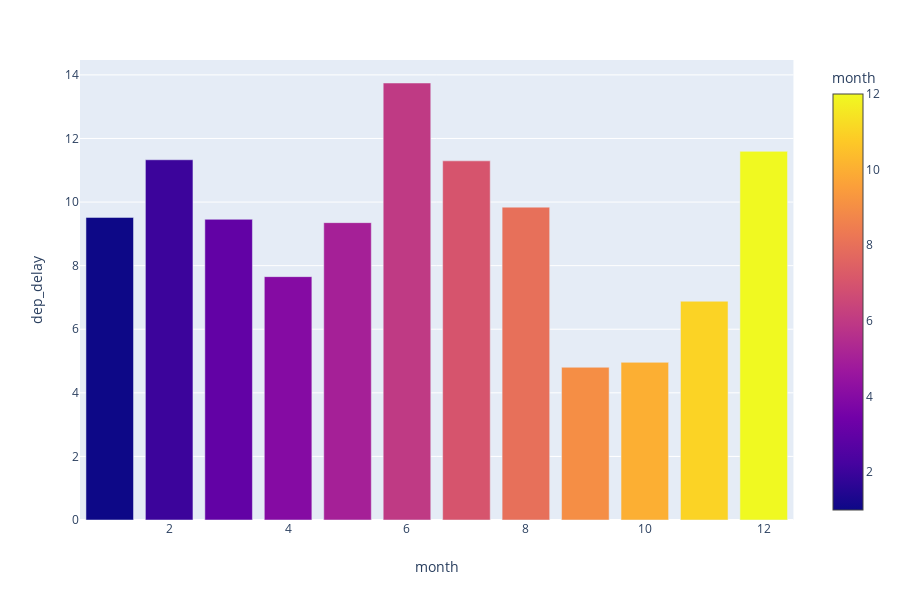

The notebook cell this image was saved under:
### Code cell
fig = px.bar(df, x='month', y = 'dep_delay', color='month') #defining figure
fig.show() #to show figure defined above

### Figure 1 — Plotly figure (JSON) as saved in the notebook; plotly's stock layout.template omitted (floating-point values rounded to 4 significant figures)
{"data": [{"alignmentgroup": "True", "hoverlabel": {"namelength": 0}, "hovertemplate": "month=%{marker.color}<br>dep_delay=%{y}", "legendgroup": "", "marker": {"color": [1, 2, 3, 4, 5, 6, 7, 8, 9, 10, 11, 12], "coloraxis": "coloraxis"}, "name": "", "offsetgroup": "", "orientation": "v", "showlegend": false, "textposition": "auto", "type": "bar", "x": [1, 2, 3, 4, 5, 6, 7, 8, 9, 10, 11, 12], "xaxis": "x", "y": ["9.51739905695707", "11.329804213042678", "9.457096004060977", "7.654192199954241", "9.352638769560135", "13.744596613990558", "11.2960393149459", "9.840240453170786", "4.803557832522486", "4.958688922485164", "6.87981118528459", "11.59471443774388"], "yaxis": "y"}], "layout": {"barmode": "relative", "coloraxis": {"colorbar": {"title": {"text": "month"}}, "colorscale": [[0, "#0d0887"], [0.1111, "#46039f"], [0.2222, "#7201a8"], [0.3333, "#9c179e"], [0.4444, "#bd3786"], [0.5556, "#d8576b"], [0.6667, "#ed7953"], [0.7778, "#fb9f3a"], [0.8889, "#fdca26"], [1, "#f0f921"]]}, "height": 600, "legend": {"tracegroupgap": 0}, "margin": {"t": 60}, "xaxis": {"anchor": "y", "domain": [0, 0.98], "title": {"text": "month"}}, "yaxis": {"anchor": "x", "domain": [0, 1], "title": {"text": "dep_delay"}}}}
